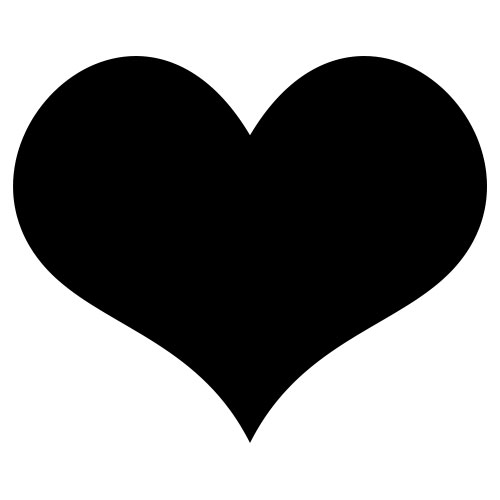
#> input picture resources/heart.jpg, 500 x 500 px
$ jupyter execute --allow-errors Wordclouds.ipynb
#> lines starting #> are read from the running program, lines starting #| are printed output that depends on the picture
# Wordclouds

Wordclouds are a way in which text data can be visualised. In Python, the simplest and most effective way to generate wordclouds is through the use of the [Wordcloud](http://amueller.github.io/word_cloud/) library.

This notebook contains examples and explanations of some of the capabilities of the Wordcloud library, in the hope that it will provide a starting point for anyone who wishes to experiment with this kind of visualisation.

## Disclaimer

Every statistician I have ever met requires me to inform you that wordclouds are not useful for analysis because they are simplistic and often misleadings; I recommend [this excellent article](https://www.niemanlab.org/2011/10/word-clouds-considered-harmful/) which goes into more detail on the problems with the form.

The criticisms of wordclouds are absolutely valid, but that's not to say that they are purposeless. While I wouldn't recommend them as a method of analysis or information extraction, they're a useful tool for presentation - people seem to find them fun and engaging, and they're a good thing to have on initial pages of presentations, etc. As long as you focus on using them for aesthetic, rather than analytic, reasons, they have a place.

## Data source

In order to demonstrate the possibilities of wordclouds, some text data is required. For the purposes of this notebook, I've chosen to use the text of *Addie's Husband* or *Through Clouds to Sunshine*, a novel by [Mrs. Gordon Smythies](https://www.jstor.org/stable/2911375?seq=1), one of the most popular and most forgotten of Victorian novelists.

You can find a copy of *Addie's Husband* on [Amazon](https://www.amazon.co.uk/Addies-Husband-Mrs-Gordon-Smythies-ebook/dp/B014LRV9YS) or on [Project Gutenberg](https://www.gutenberg.org/files/49806/49806-h/49806-h.htm). It's the affecting story of Adelaide, a young woman with bad lungs but a good heart. I accessed the text from Project Gutenberg, using the excellent [Gutenberg Python library](https://pypi.org/project/Gutenberg/).

In order that this notebook can focus almost entirely on wordclouds, rather than text cleaning, I've already processed the novel's full text into a more consistent form. To be specific, the following steps have been carried out:

1. Removal of all metadata, including chapter headings, leaving just the prose
2. Conversion of all text to lowercase
3. Removal of all punctuation, special characters, and numeric values
4. Removal of [stopwords](https://en.wikipedia.org/wiki/Stop_words) and all words with fewer than 3 letters
5. [Lemmatisation](https://en.wikipedia.org/wiki/Lemmatisation) (converting each word to its dictionary form)
6. Removal of all proper nouns I found on a cursory search

The end result of this process is a text file - `adelaide.txt` - containing a standardised and simplified form of *Addie's Husband*.

## Required libraries

In order to work with the Wordcloud library effectively, you require several imports. Obviously the Wordcloud library itself, but also it helps to have libraries to deal with text processing and images.

[cell 1]
from collections import Counter  # Count the frequency of distinct strings
from wordcloud import WordCloud, ImageColorGenerator  # Generate wordclouds
from PIL import Image  # Load images from files
import numpy as np  # Convert images to numbers

## Loading and preparing the data

As already mentioned, the data for this notebook is stored in a `.txt` file. The first step is simply to load the file's data.

[cell 2]
# Load the data from a file
with open("./resources/adelaide.txt", "r") as file:
#> (reads resources/adelaide.txt from the repository)
    text = file.read()

[cell 3]
# View the first 200 characters of the text

text[:200]

Our current text is perfectly suitable for wordcloud generation - given raw text, the Wordcloud library will automatically process it and generate a wordcloud.

However, text can also be provided in the form of a frequency dictionary, in which the `key:value` pairs have the form `word:frequency`. I find this conceptually neater, as it allows you more explicit control over the processing steps before generating the cloud.

[cell 4]
# Split the text into a list of individual words

tokens = text.split(" ")

# Count the frequency of each word

word_counts = Counter(tokens)

[cell 5]
# Display the count for a single word.

word_counts["love"]

## Basic wordclouds

In order to generate and display the most basic of wordclouds, very little is required. You need a `WordCloud` object, and then to call `.generate()` on it, passing a string as an argument.

Finally, to display the cloud, `.to_image()`.

#> (a cell that did not finish here is left out)

Our basic wordcloud is rather small, and will require some customisation to improve.

In the cell below, I've generated a slightly better one, by using the following parameters:

- `width` and `height` to increase the size of the cloud's canvas area, and thus image quality
- `min_font_size` to ensure that no words are too small to read
- `background_color` to demonstrate that it doesn't have to be black if you don't want it to
- `colormap` to choose a specific colour palette. Any valid [Matplotlib colormap](https://matplotlib.org/3.1.0/tutorials/colors/colormaps.html) name is acceptable.

I've also chosen to generate the cloud using the frequency dictionary this time, not the raw text; that doesn't really have an effect on the style, it's just to demonstrate how you would do it.

#> (a cell that did not finish here is left out)

At this point, I should stress that I'm not saying the customisation I've done is the best way of doing it - I have almost zero aesthetic sense. However, I'm confident that some things (such as increasing the size) are a definite improvement, and the other changes (such as choosing a colour palette) are there to show you the possibilities, not show off my artistry. It's not my intention to suggest that I'm any good at visual design, merely to show how it can be tailored by someone with a better understanding of colour theory (and other things) than me.

## Shaped wordclouds

Once you can create wordclouds with whatever colours you like, the next step is to shape the wordcloud, changing it from a boring rectangle into something appropriate to the content.

This is done by using an image as a [mask](https://www.colorexpertsbd.com/blog/what-is-image-masking); you provide the `WordCloud` object a numerical representation of an image with a **white** background, and the wordcloud will only draw words in positions where the image is not white.

As *Addie's Husband* is a romance, it seems appropriate that the mask we use should be a heart. The image I'm using was sourced from [Template Trove](https://templatetrove.com/).

[cell 8]
image = Image.open("./resources/heart.jpg")  # Load the image from a file
#> image is the input picture: PIL image 500x500 RGB; min 0, max 255, mean 135.9

image  # Display the image

Once the image is loaded in, we need to convert it into a numeric form, in which each pixel is represented as an array of three integers; the `WordCloud` object will then only draw words on top of pixels in the image which are not equal to `[255, 255, 255]`.

[cell 9]
mask = np.array(image)  # Convert the image to a numeric representation (a 3D array)

mask[0][0]  # Display the top left pixel of the mask, which is white
#> Out = [255, 255, 255]

After creating the mask, you create the wordcloud almost exactly as before, just passing in the `mask` parameter.

One key point to note is that masked wordclouds ignore the `width` and `height` parameters, instead sizing themselves based on the dimensions of the mask, so there is no need to include them.

#> (a cell that did not finish here is left out)

Shaping wordclouds like this works best with simple images, as otherwise the core shape is not clear. By default, it also only works with images that have a fully white background - transparent backgrounds, for example, are treated as non-masked, and the wordcloud occupies the full rectangle again.

It is possible to convert any image so that it has the correct structure for wordclouds, but doing so is rather beyond the scope of this notebook; we're focused on wordclouds today, not image processing.

## Shaped & Coloured wordclouds

We can use both shape and colour a wordcloud based on an image, so that the words not only form the rough shape, but that each word is coloured as the image is in the same place. For this task, we'll use another heart, this one rainbow-coloured, and sourced from [PNGfuel](https://pngfuel.com).

It's important to note here that this is a relatively crude fitting - a word that spans across several colour changes on the image will still only be in one colour, and you're not going to get lines as crisp and clear as the image itself. Again, this works best with simple images, ideally with clearly contrasting colours.

The first step is to load in an image, as before.

[cell 11]
image = Image.open("./resources/rainbow_heart.jpeg")  # Load the image from a file
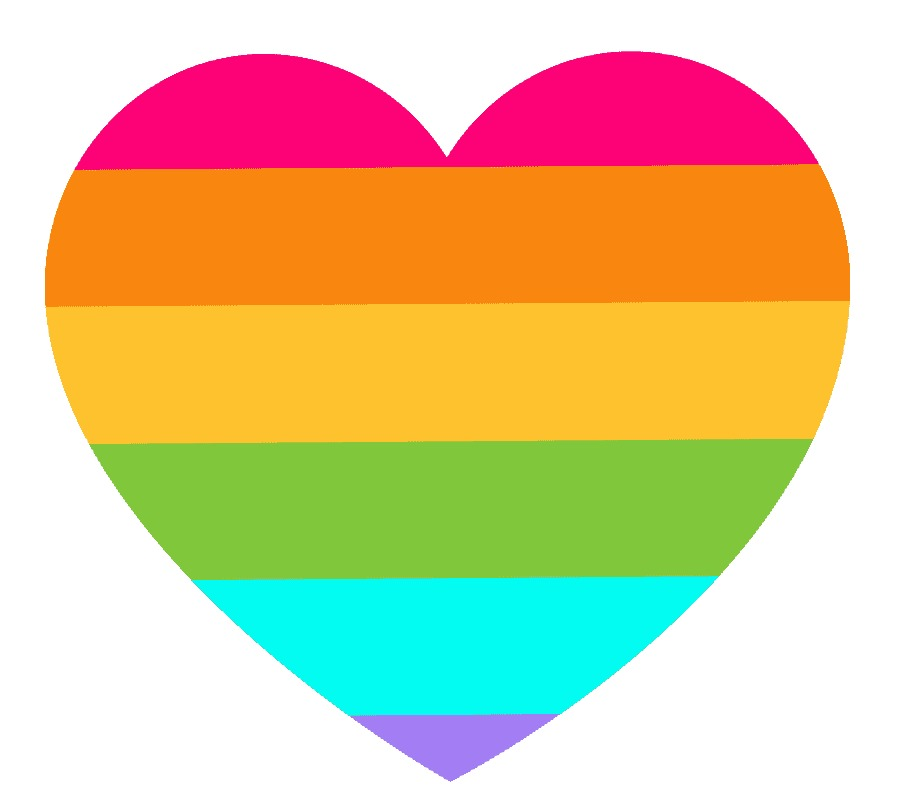
#> input picture resources/rainbow_heart.jpeg, 910 x 804 px
#> image is the input picture: PIL image 910x804 RGB; mean R, G, B 219.6, 198.8, 153.3

mask = np.array(image)  # Convert the image to a numeric representation

image  # Display the image

Once you've created the mask, you can then use it as an input to the `ImageColorGenerator` class, which is also part of the WordCloud library. This generates colours based on an image, and then can be used to colour words to match.

#> (a cell that did not finish here is left out)

You can then pass the `ImageColorGenerator` to a `WordCloud` object using the `color_func` parameter.

In order to ensure that our wordcloud roughly matches the colours of the image, I've set the `max_words` argument to 2000. This means that the `WordCloud` object will use more words than the default of 200, which will result in smaller words and - hopefully - clearer bands of colour.

#> (a cell that did not finish here is left out)

## Custom colour functions

It is sometimes useful to have full control over the colours of words, so that you can highlight particular words or groups of word; you might, for example, wish to show positive words in one colour and negative words in another.

We can define a custom colour function to do this, passing it to the `color_func` parameter just as for mask colours. In the cell below, I've defined a very simple one - return gold for words with the letter "o" in, grey for every other word - but you can customise this function to do whatever you want.

When the `WordCloud` object calls the function, it passes it a lot of information; this means that - when defining your custom function - it's better to have the parameters as `*args, *kwargs`, as then you can pick and choose which arguments to later care about. The word itself is always passed as the first argument, or `args[0]`.

[cell 14]
# The custom function

def custom_colours(*args, **kwargs):
    word = args[0]  # First argument is the word itself
    if "o" in word:
        return "#FFD700"
    return "#CCCCCC"

#> (a cell that did not finish here is left out)

## Saving wordclouds

You can save a wordcloud to a file with a single line of code.

#> (a cell that did not finish here is left out)

## Conclusions

The Wordcloud library is stuffed with extra tweakable parameters, and there's a lot more you can do to refine things than is covered in this notebook. However, hopefully this gives some idea of the possibilities and the code to move towards them. The [module documentation](http://amueller.github.io/word_cloud/auto_examples/index.html) has many more examples.

There are a couple of caveats with wordclouds that should always be borne in mind. As already mentioned, it's easy to make confusing or misleading word clouds, because the focus on frequency ignores any information from the text that was contained in more than one word; "not happy" and "happy" are both going to make the word "happy" appear larger.

Even if your wordclouds manage not to be misleading, that still doesn't make them meaningful; again, the focus on frequency ignores context and significance. Even with stopwords removed, it's clear from the wordclouds generated in this notebook that not all words are equally informative about what's actually happening in *Addie's Husband*. The word "say" is frequent, but would be equally so in almost any long narrative text. Arguably, the elaborate style of Victorian prose means that you'll get more frequent-but-not-significant words than a comparable modern text, but unless you do heavy cleaning, wordclouds will always contain some functional words.

With the above said though, I still think wordclouds are a useful thing to be able to generate; as long as you bear the caveats in mind, and don't use them too heavily as actual analysis tools, they're an accessible and appealing visualisation that people respond to well.

[cell 17]
# One more wordcloud for Addie - the book does have a happy ending. The image is sourced from freepik.com.

image = Image.open("./resources/romance.jpeg")  # Load the image from a file
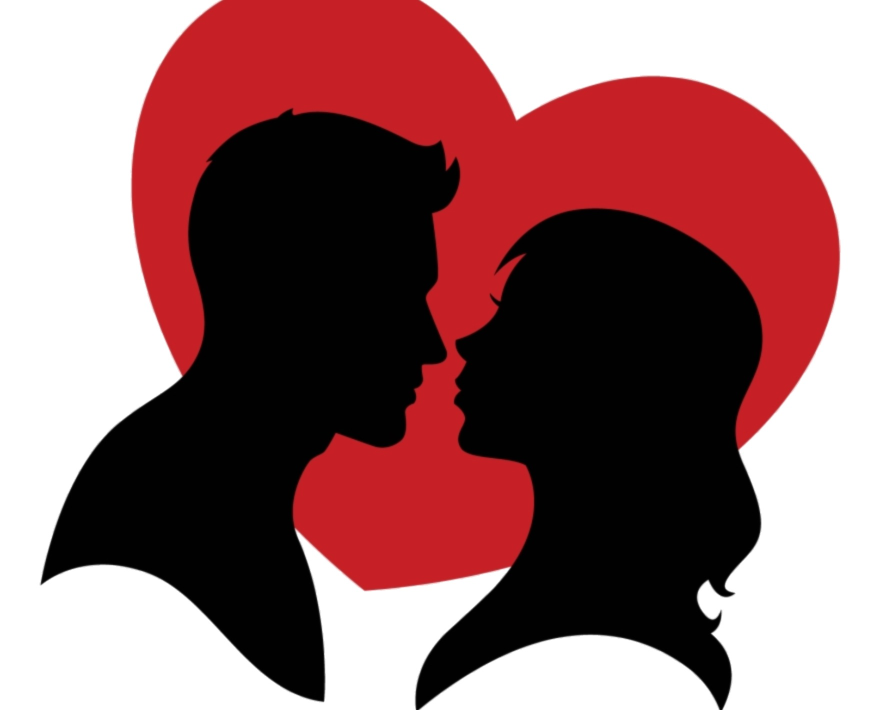
#> input picture resources/romance.jpeg, 1760 x 1420 px (shown at 1/2 size)
#> image is the input picture: PIL image 1760x1420 RGB; mean R, G, B 147.2, 106.3, 107.9

mask = np.array(image)  # Convert the image to a numeric representation

#> (the rest of this cell did not finish here and is left out)
